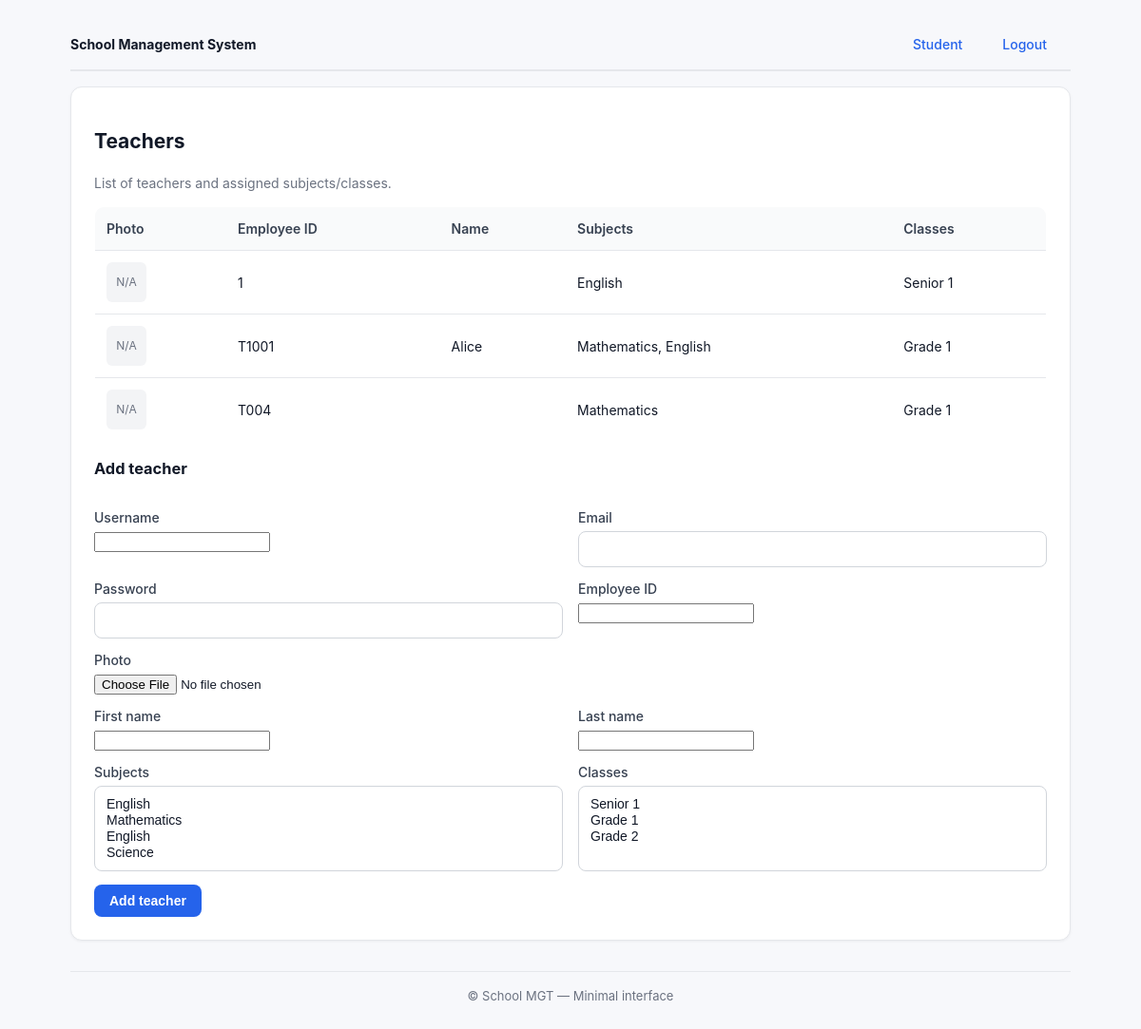
The page /portal/admin/teachers/ (signed in) on the database as committed earlier.
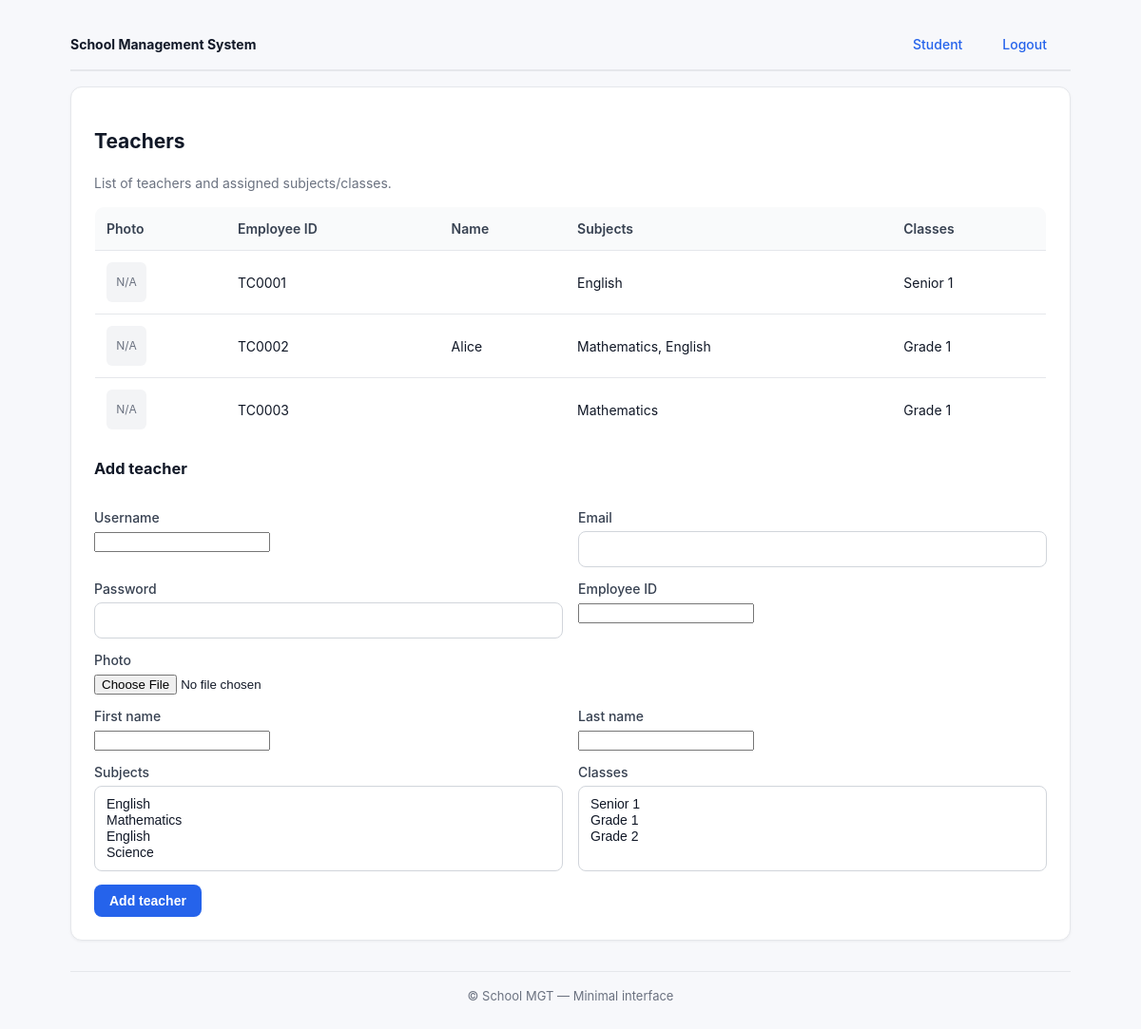
The same page on the database as committed later.
### school/models.py (models this page shows, shortened)
class Teacher(models.Model):
    user = models.OneToOneField(User, on_delete=models.CASCADE)
    employee_id = models.CharField(max_length=20, unique=True)
    subjects = models.ManyToManyField(Subject)
    classes = models.ManyToManyField(Class, related_name='teachers')
    photo = models.ImageField(upload_to='teachers/photos/', blank=True, null=True)
    class Meta:
        db_table = 'teachers'

class User(AbstractUser):
    USER_TYPE_CHOICES = (
        ('admin', 'Administrator'),
        ('teacher', 'Teacher'),
        ('student', 'Student'),
        ('bursar', 'Bursar'),
    )
    user_type = models.CharField(max_length=10, choices=USER_TYPE_CHOICES)
    phone = models.CharField(max_length=15, blank=True, null=True)
    address = models.TextField(blank=True, null=True)
    class Meta:
        db_table = 'users'

### school/views.py (the view, shortened to what this page needs)
# urls.py: path('portal/admin/teachers/', views.manage_teachers, name='manage_teachers'),
@login_required
@user_passes_test(is_admin)
def manage_teachers(request):
    teachers = Teacher.objects.select_related('user').prefetch_related('subjects', 'classes').all()
    subjects = Subject.objects.all()
    classes = Class.objects.all()
    context = {'teachers': teachers, 'subjects': subjects, 'classes': classes}
    return render(request, 'admin/teachers.html', context)

### school/views.py (called while the page is built)
def is_admin(user):
    return getattr(user, 'user_type', None) == 'admin' or user.is_superuser or user.is_staff

### school/templates/admin/teachers.html (shortened to what this page needs)
{% extends 'base.html' %}
{% block content %}
  <h2>Teachers</h2>
  <p class="muted">List of teachers and assigned subjects/classes.</p>
  <table style="margin-top:12px">
    <thead>
      <tr><th>Photo</th><th>Employee ID</th><th>Name</th><th>Subjects</th><th>Classes</th></tr>
    </thead>
    <tbody>
      {% for t in teachers %}
        <tr>
          <td>
            {% if t.photo %}
              <img src="{{ t.photo.url }}" alt="{{ t.user.get_full_name }}" class="thumb" data-full="{{ t.photo.url }}" style="width:42px;height:42px;border-radius:6px;object-fit:cover;cursor:pointer;border:1px solid #e5e7eb" />
            {% else %}
              <div style="width:42px;height:42px;border-radius:6px;background:#f3f4f6;display:flex;align-items:center;justify-content:center;font-size:12px;color:#6b7280">N/A</div>
            {% endif %}
          </td>
          <td>{{ t.employee_id }}</td>
          <td>{{ t.user.get_full_name }}</td>
          <td>{% for s in t.subjects.all %}{{ s.name }}{% if not forloop.last %}, {% endif %}{% endfor %}</td>
          <td>{% for c in t.classes.all %}{{ c.name }}{% if not forloop.last %}, {% endif %}{% endfor %}</td>
        </tr>
      {% empty %}
        <tr><td colspan="5" class="muted">No teachers yet.</td></tr>
      {% endfor %}
    </tbody>
  </table>
  <h3 style="margin-top:16px">Add teacher</h3>
  <form method="post" enctype="multipart/form-data">
    <div class="row">
      <div class="col"><label>Username</label><input name="username" required /></div>
      <div class="col"><label>Email</label><input name="email" type="email" /></div>
    </div>
    <div class="row">
      <div class="col"><label>Password</label><input name="password" type="password" required /></div>
      <div class="col"><label>Employee ID</label><input name="employee_id" required /></div>
    </div>
    <div class="row">
      <div class="col"><label>Photo</label><input name="photo" type="file" accept="image/*" /></div>
    </div>
    <div class="row">
      <div class="col"><label>First name</label><input name="first_name" required /></div>
      <div class="col"><label>Last name</label><input name="last_name" required /></div>
    </div>
    <div class="row">
      <div class="col"><label>Subjects</label>
        <select name="subjects" multiple>
          {% for s in subjects %}
            <option value="{{ s.id }}">{{ s.name }}</option>
          {% endfor %}
        </select>
      </div>
      <div class="col"><label>Classes</label>
        <select name="classes" multiple>
          {% for c in classes %}
            <option value="{{ c.id }}">{{ c.name }}</option>
          {% endfor %}
        </select>
      </div>
    </div>
    <div style="margin-top:12px"><button class="btn" type="submit">Add teacher</button></div>
  </form>
{% endblock %}

Rows that differ between the two databases and show on the page:
changed Teacher (number 1 of 3 on the later page): employee_id "1" → "TC0001"
changed Teacher "Alice": employee_id "T1001" → "TC0002"
changed Teacher (number 3 of 3 on the later page): employee_id "T004" → "TC0003"
